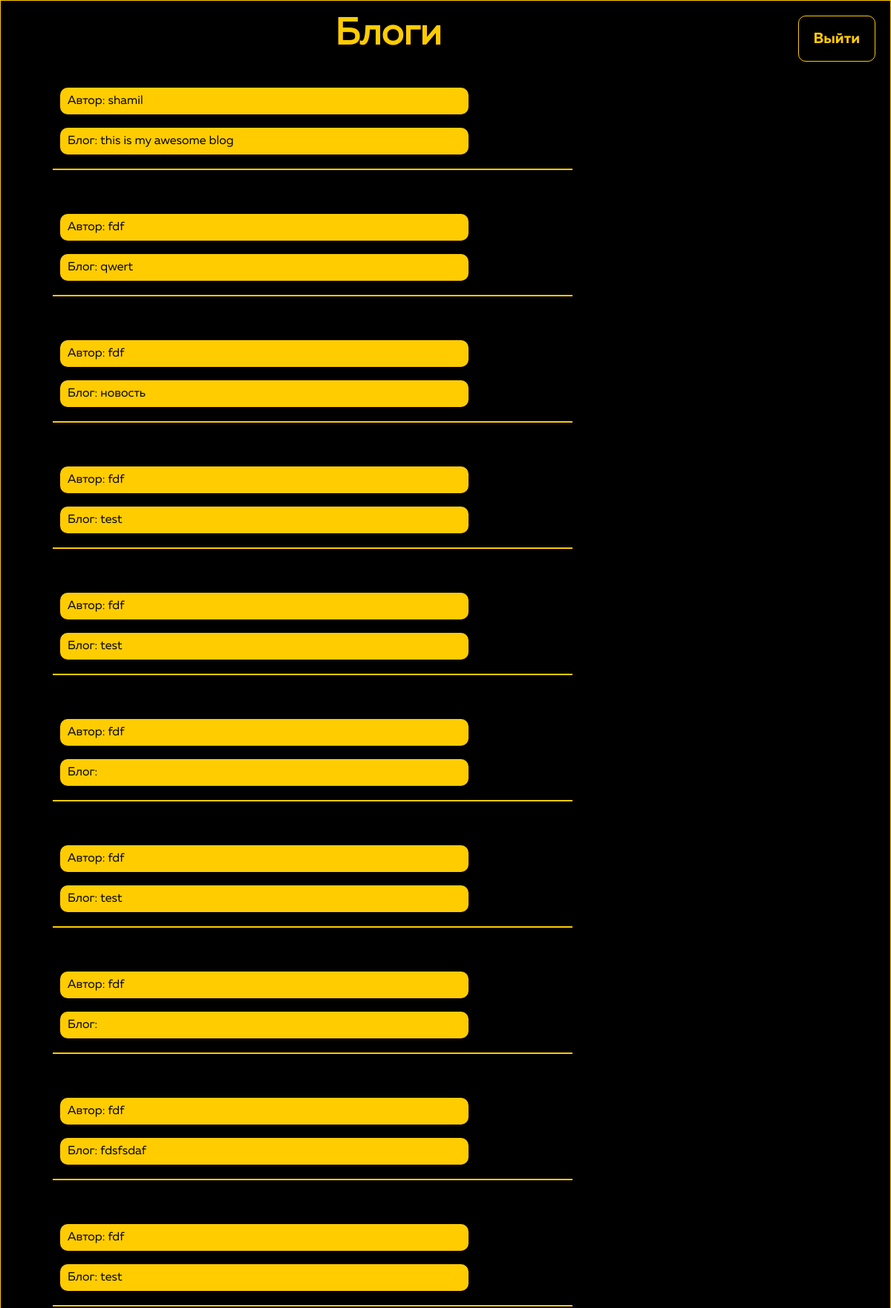
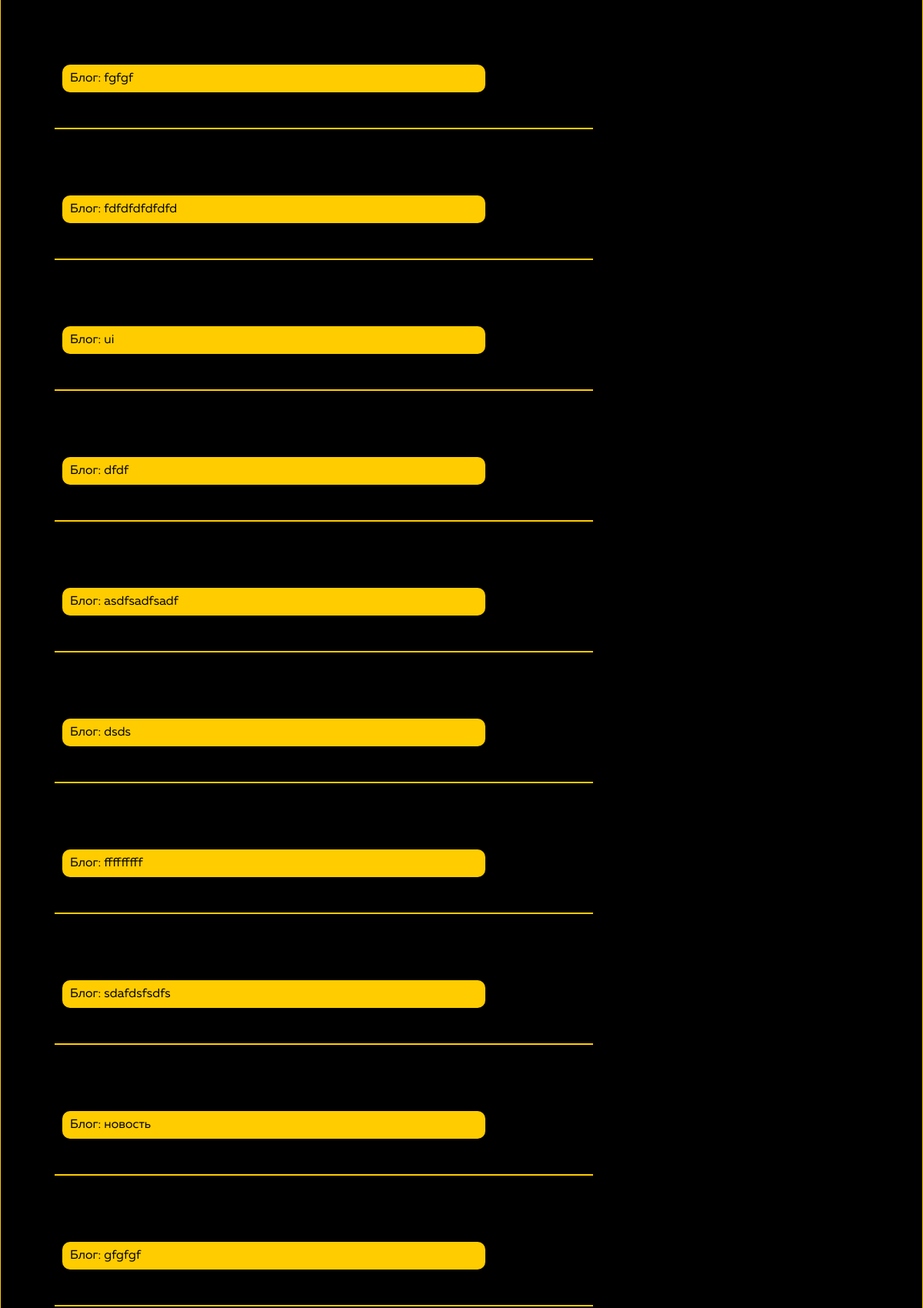
Screenshot of /blog/ (upper part) with the database file from the repository (2 pictures, top to bottom).
### app_blog/models.py (models this page shows)
class Blog(models.Model):
    user = models.ForeignKey(
        User,
        related_name='user_blog',
        verbose_name='пользователь',
        on_delete=models.SET_NULL, null=True,
    )
    title = models.CharField('заголовок', max_length=50, blank=True, null=True)
    content = models.TextField('контент', max_length=500, blank=True)
    created_at = models.DateTimeField(auto_now=True, )
    published = models.DateTimeField('дата публикции', null=True)
    class Meta:
        verbose_name = 'Блог'
        verbose_name_plural = 'Блоги'

class Profile(models.Model):
    user = models.OneToOneField(
        User, related_name='profile',
        verbose_name='пользователь',
        on_delete=models.CASCADE,
    )
    name = models.CharField(max_length=20, help_text='Имя')
    about_me = models.TextField(max_length=1000, blank=True, null=True)
    class Meta:
        verbose_name = 'Профиль'
        verbose_name_plural = 'Профили'

### app_blog/views.py (the view)
# urls.py: path('blog/', views.BlogList.as_view(), name='blog'),
class BlogList(generic.ListView):
    template_name = 'app_blog/blog_list.html'
    queryset = Blog.objects.all().order_by('-created_at')
    context_object_name = 'blog_list'

### app_blog/templates/app_blog/blog_list.html (shortened to what this page needs)
{% extends 'app_blog/base.html' %}
{% block css %}
{{block.super}}
{% load staticfiles  %}
<link rel="stylesheet" href="{% static 'app_blog/css/blog_list.css' %}">
{% endblock %}
{% block content %}
<div class="blog-list">
    <div class="blog-list__descriptions-block">
        <h1 class="blog-list__descriptions"> Блоги </h1>
        <a class="blog-list__exit" href="{% url 'logout' %}"> Выйти </a>
    </div>
    <div class="blog-list__blog-block">
        <ul>
            {% for blog in blog_list %}
            <li class="blog-list__blog-name">
                {% if blog.user.id %}
                    {% if blog.user.profile.name%}
                        <a class="blog-list__link" href="{% url 'detail_user' blog.user.id %}">Автор:
                        {{blog.user.profile.name}}</a>
                    {% endif %}
                {% endif%}
                <a class="blog-list__link" href="{% url 'blog' blog.id %}">Блог:
                    {{blog.content|slice:':100'}}</a>
            </li>
            {% endfor %}
        </ul>
    </div>
</div>
{% endblock %}

### app_blog/static/app_blog/css/base.css (style rules this page uses)
li { list-type-style: none; }
a { cursor: pointer; text-decoration: none; }
body { margin: 0px; background-color: black; display: flex; justify-content: center; }
* { font-family: 'MullerRegular'; }
* { box-sizing: border-box; }

### app_blog/static/app_blog/css/blog_list.css (style rules this page uses)
* { box-sizing: border-box; }
.blog-list__descriptions-block { display: flex; justify-content: space-between; padding: 20px 20px 0px 450px; }
.blog-list__descriptions { color: #FFCC00; font-size: 50px; margin: 0; }
.blog-list__blog-block { padding-left: 30px; }
.blog-list__blog-name { border-color: #FFCC00; border-bottom-width: 2px; border-bottom-style: solid; display: flex; flex-direction: column; justify-content: space-around; width: 700px; min-height: 130px; padding: 10px; margin-bottom: 40px; }
.blog-list__link { color: black; padding: 10px; background-color: #FFCC00; width: 550px; border-radius: 10px; }
.blog-list__exit { display: flex; justify-content: center; color: #FFCC00; padding: 20px; font-size: 20px; font-family: 'MullerBold'; border-width: 1px; border-style: solid; border-color: #FFCC00; border-radius: 10px; }

### rows the page displays
Blog: user.profile.name "shamil", content "this is my awesome blog"
Blog: user.profile.name "fdf", content "qwert"
Blog: user.profile.name "fdf", content "новость"
Blog: user.profile.name "fdf", content "test"
Blog: user.profile.name "fdf", content "test"
Blog: user.profile.name "fdf"
Blog: user.profile.name "fdf", content "test"
Blog: user.profile.name "fdf"
Blog: user.profile.name "fdf", content "fdsfsdaf"
Blog: user.profile.name "fdf", content "test"
Blog: content "fgfgf"
Blog: content "fdfdfdfdfdfd"
Blog: content "ui"
Blog: content "dfdf"
Blog: content "asdfsadfsadf"
Blog: content "dsds"
Blog: content "fffffffff"
Blog: content "sdafdsfsdfs"
Blog: content "новость"
Blog: content "gfgfgf"
